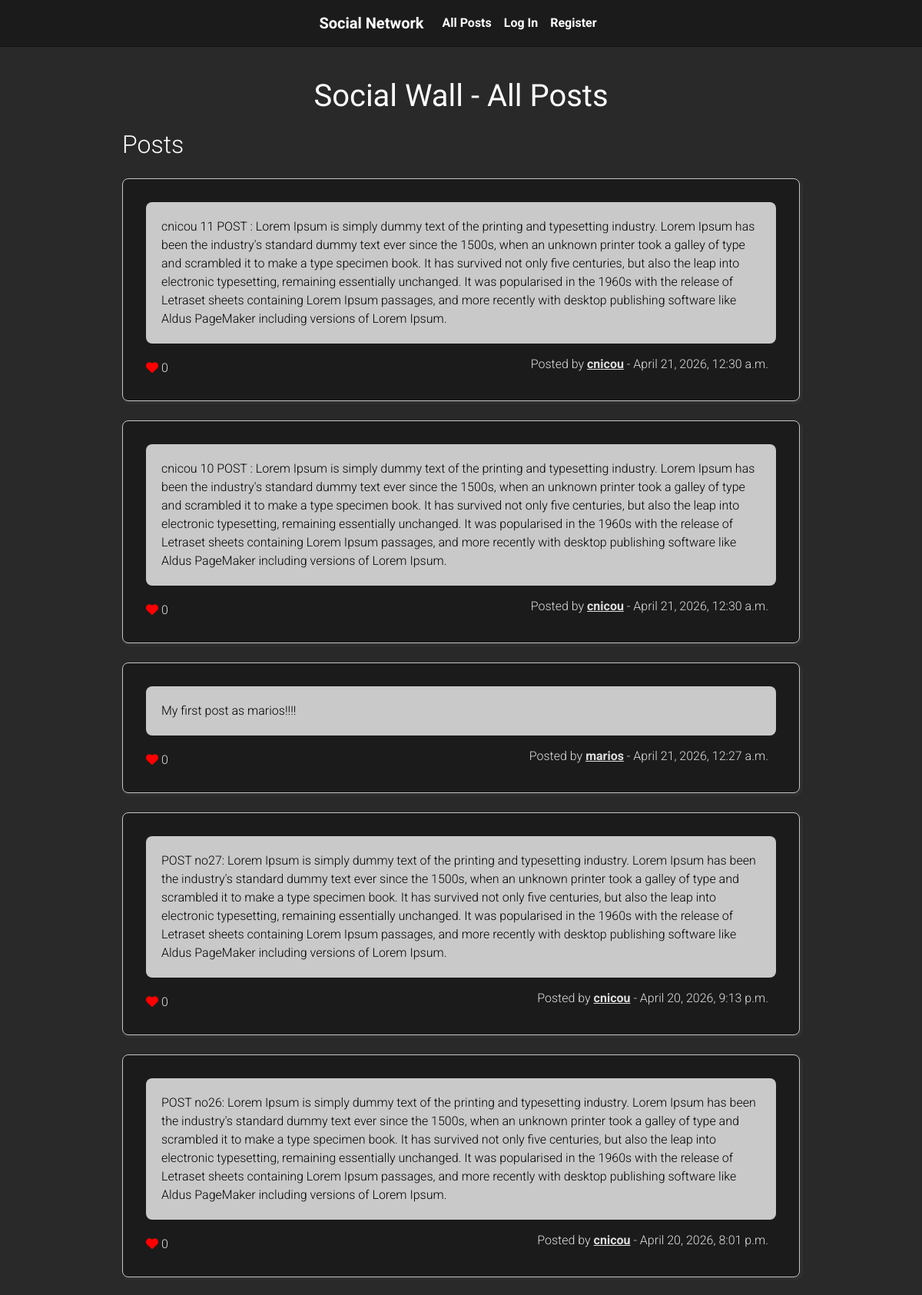
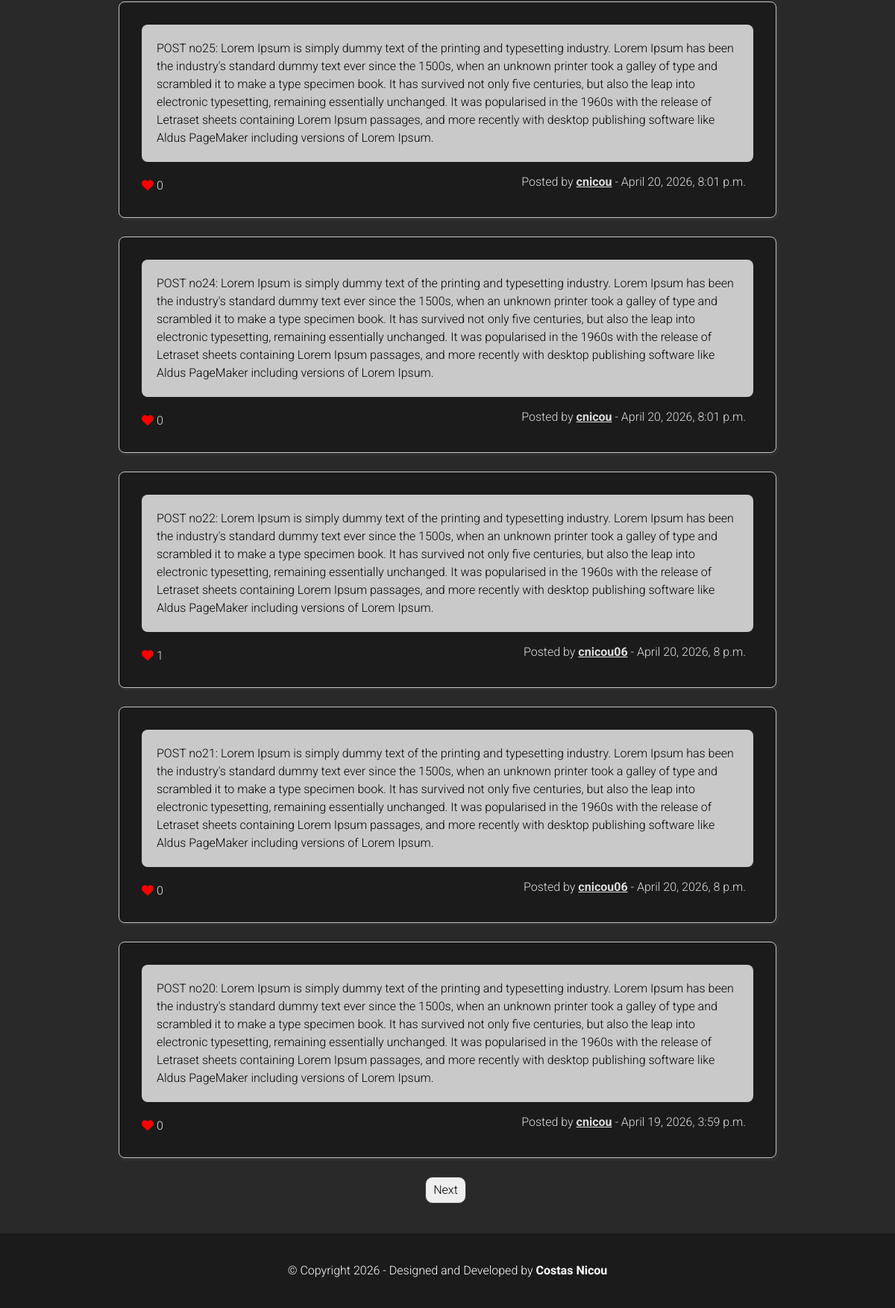
The page / on the database its author committed (2 pictures, top to bottom).
### network/models.py (models this page shows, shortened)
class Post(models.Model):
    user = models.ForeignKey(User, on_delete=models.CASCADE, related_name="user_posts")
    content = models.TextField()
    creation_date = models.DateTimeField(auto_now_add=True)
    likes = models.ManyToManyField(User, related_name="liked_posts", blank=True)

class User(AbstractUser):
    pass

### network/views.py (the view, shortened to what this page needs)
# urls.py: path("", views.index, name="index"),
def index(request):
    postform = PostForm()
    all_posts = Post.objects.all().order_by('-creation_date')
    editpostform = EditPostForm()
    for post in all_posts:
        post.editpostform = EditPostForm(initial={"content":post.content})
    already_liked = False
    paginator = Paginator(all_posts, 10) # Show 10 per page.
    page_number = request.GET.get('page')
    page_obj = paginator.get_page(page_number)
    for post in page_obj:
        if request.user in post.likes.all():
            post.liked = True
        else:
            post.liked = False
    return render(request, "network/index.html",{
        "all_posts":all_posts,
        "postform":postform,
        "page_obj":page_obj,
        "editpostform":editpostform,
    })

### network/templates/network/index.html (shortened to what this page needs)
{% extends "network/layout.html" %}
{% block body %}
    <main class="main">
        <div class="main-wraper">
            <h1>Social Wall - All Posts</h1>
            <div class="flexing">
                <div class="main-content">
                    <div class="all_posts">
                        <h2>Posts</h2>
                        {% for post in page_obj %}
                        <div class="post" id="post-{{post.id}}">
                            <p class="post-content">{{post.content}}</p>
                            <p class="post-data">Posted by <a href="{% url 'profile' post.user.username %}">{{post.user.username}}</a> - {{ post.creation_date}}</p>
                            <div class="likes">
                                <p><i class="fa-solid fa-heart"></i> <span id="like-{{post.id}}" class="likecount">{% if post.likes.count != 0 %}{{post.likes.count}}{% else %}0{% endif %}</span></p>
                            </div>
                        </div>
                        {% empty %}
                                <p style="text-align: center;">No posts to show</p>
                        {% endfor %}
                    </div>
                    <div class="pagination">
                        <span class="step-links">
                            {% if page_obj.has_next %}
                                <a href="?page={{ page_obj.next_page_number }}" class="pagination-step">Next</a>
                            {% endif %}
                        </span>
                    </div>
                </div>
             </div>
        </div>
    </main>
{% endblock %}

### network/static/network/styles.css (style rules this page uses)
body { background-color: white !important; color: rgb(88, 88, 88); font-family: "Roboto", sans-serif !important; }
p { font-weight: 300; }
a:link, a:visited { color: rgb(224, 224, 224); font-weight: bold; }
h2 { font-weight: 300; }
.post,form,.social-info { border-radius: 8px; }
.main { min-height: 850px; background-color: rgb(41, 41, 41); color: white; }
.main-wraper { width: 80%; margin: 0 auto; padding: 40px; }
.flexing { display: flex; justify-content: center; }
.flexing > * { margin: 20px; }
.main-content { width: 70%; margin: 0 auto; }
.main-content > *:not(last-of-type) { margin-bottom: 20px; }
.main-wraper h1 { text-align: center; margin-bottom: 20px; margin-top: 0; font-weight: 300; color: white; padding: 20px; width: 97%; margin: 0 auto 0 auto; font-weight: 300 !important; font-family: "Petit Formal Script", cursive; font-style: normal; }
.post { background-color: rgb(254, 254, 254); padding: 30px; border: 1px solid rgb(197, 197, 197); -webkit-box-shadow:2px 2px 2px 2px #343434; box-shadow: 2px 2px 2px 2px #303030; position: relative; background-color: rgb(27, 27, 27); color: rgb(224, 224, 224); transition: all .4s; }
.post .post-content { background-color: #c9c9c9; color: black; padding: 20px; border-radius: 8px; }
.post p a:link,.post p a:visited { color: rgb(224, 224, 224); text-decoration: underline; }
.post:not(last-of-type) { margin-bottom: 25px; }
.post:first-of-type { margin-top: 25px; }
.post p { margin: 0; }
.post-data { position: absolute; bottom: 35px; right: 40px; }
.likes { display: flex; justify-content: flex-start; margin-top: 20px; align-items: center; }
.likes > * { margin-right: 10px; }
.fa-solid.fa-heart { color: red; }
.pagination { justify-content: center; width: 60%; margin: 0 auto; }
.pagination-step:link,.pagination-step:visited { margin-right: 5px; padding: 5px 10px; border-radius: 10px; display: inline-block; border: 1px solid rgb(61, 61, 61); font-weight: 300; transition: all .3s; background-color: rgb(238, 238, 238); color: black; }

### network/static/assets/css/profile.css (style rules this page uses)
.main-content { position: relative; }

### network/static/assets/css/rwd.css (style rules this page uses)
@media (min-width: 1025px) and (max-width: 1440px) { .main-wraper { width: 85%; margin: 0 auto; padding: 20px; } }
@media (min-width: 1025px) and (max-width: 1440px) { .main-content { width: 90%; margin: 0 auto; } }

### rows shown on the page
Post: content "cnicou 11 POST : Lorem Ipsum is simply dummy text of the printing and typesetting industry. Lorem Ipsum has been the industry's standard dummy text ever since the 1500s, when an unknown printer took a galley of type and scrambled it to make a type specimen book. It has survived not only five centuries, but also the leap into electronic typesetting, remaining essentially unchanged. It was popularised in the 1960s with the release of Letraset sheets containing Lorem Ipsum passages, and more recently with desktop publishing software like Aldus PageMaker including versions of Lorem Ipsum.", user.username "cnicou", creation_date "April 21, 2026, 12:30 a.m."
Post: content "cnicou 10 POST : Lorem Ipsum is simply dummy text of the printing and typesetting industry. Lorem Ipsum has been the industry's standard dummy text ever since the 1500s, when an unknown printer took a galley of type and scrambled it to make a type specimen book. It has survived not only five centuries, but also the leap into electronic typesetting, remaining essentially unchanged. It was popularised in the 1960s with the release of Letraset sheets containing Lorem Ipsum passages, and more recently with desktop publishing software like Aldus PageMaker including versions of Lorem Ipsum.", user.username "cnicou", creation_date "April 21, 2026, 12:30 a.m."
Post: content "My first post as marios!!!!", user.username "marios", creation_date "April 21, 2026, 12:27 a.m."
Post: content "POST no27: Lorem Ipsum is simply dummy text of the printing and typesetting industry. Lorem Ipsum has been the industry's standard dummy text ever since the 1500s, when an unknown printer took a galley of type and scrambled it to make a type specimen book. It has survived not only five centuries, but also the leap into electronic typesetting, remaining essentially unchanged. It was popularised in the 1960s with the release of Letraset sheets containing Lorem Ipsum passages, and more recently with desktop publishing software like Aldus PageMaker including versions of Lorem Ipsum.", user.username "cnicou", creation_date "April 20, 2026, 9:13 p.m."
Post: content "POST no26: Lorem Ipsum is simply dummy text of the printing and typesetting industry. Lorem Ipsum has been the industry's standard dummy text ever since the 1500s, when an unknown printer took a galley of type and scrambled it to make a type specimen book. It has survived not only five centuries, but also the leap into electronic typesetting, remaining essentially unchanged. It was popularised in the 1960s with the release of Letraset sheets containing Lorem Ipsum passages, and more recently with desktop publishing software like Aldus PageMaker including versions of Lorem Ipsum.", user.username "cnicou", creation_date "April 20, 2026, 8:01 p.m."
Post: content "POST no25: Lorem Ipsum is simply dummy text of the printing and typesetting industry. Lorem Ipsum has been the industry's standard dummy text ever since the 1500s, when an unknown printer took a galley of type and scrambled it to make a type specimen book. It has survived not only five centuries, but also the leap into electronic typesetting, remaining essentially unchanged. It was popularised in the 1960s with the release of Letraset sheets containing Lorem Ipsum passages, and more recently with desktop publishing software like Aldus PageMaker including versions of Lorem Ipsum.", user.username "cnicou", creation_date "April 20, 2026, 8:01 p.m."
Post: content "POST no24: Lorem Ipsum is simply dummy text of the printing and typesetting industry. Lorem Ipsum has been the industry's standard dummy text ever since the 1500s, when an unknown printer took a galley of type and scrambled it to make a type specimen book. It has survived not only five centuries, but also the leap into electronic typesetting, remaining essentially unchanged. It was popularised in the 1960s with the release of Letraset sheets containing Lorem Ipsum passages, and more recently with desktop publishing software like Aldus PageMaker including versions of Lorem Ipsum.", user.username "cnicou", creation_date "April 20, 2026, 8:01 p.m."
Post: content "POST no22: Lorem Ipsum is simply dummy text of the printing and typesetting industry. Lorem Ipsum has been the industry's standard dummy text ever since the 1500s, when an unknown printer took a galley of type and scrambled it to make a type specimen book. It has survived not only five centuries, but also the leap into electronic typesetting, remaining essentially unchanged. It was popularised in the 1960s with the release of Letraset sheets containing Lorem Ipsum passages, and more recently with desktop publishing software like Aldus PageMaker including versions of Lorem Ipsum.", user.username "cnicou06", creation_date "April 20, 2026, 8 p.m.", likes.count "1"
Post: content "POST no21: Lorem Ipsum is simply dummy text of the printing and typesetting industry. Lorem Ipsum has been the industry's standard dummy text ever since the 1500s, when an unknown printer took a galley of type and scrambled it to make a type specimen book. It has survived not only five centuries, but also the leap into electronic typesetting, remaining essentially unchanged. It was popularised in the 1960s with the release of Letraset sheets containing Lorem Ipsum passages, and more recently with desktop publishing software like Aldus PageMaker including versions of Lorem Ipsum.", user.username "cnicou06", creation_date "April 20, 2026, 8 p.m."
Post: content "POST no20: Lorem Ipsum is simply dummy text of the printing and typesetting industry. Lorem Ipsum has been the industry's standard dummy text ever since the 1500s, when an unknown printer took a galley of type and scrambled it to make a type specimen book. It has survived not only five centuries, but also the leap into electronic typesetting, remaining essentially unchanged. It was popularised in the 1960s with the release of Letraset sheets containing Lorem Ipsum passages, and more recently with desktop publishing software like Aldus PageMaker including versions of Lorem Ipsum.", user.username "cnicou", creation_date "April 19, 2026, 3:59 p.m."
